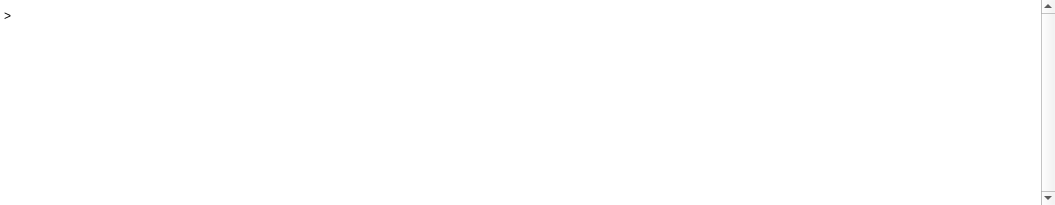
<?xml version="1.0" encoding="UTF-8"?>
<ui version="4.0">
 <class>Console</class>
 <widget class="QWidget" name="Console">
  <property name="geometry">
   <rect>
    <x>0</x>
    <y>0</y>
    <width>1055</width>
    <height>205</height>
   </rect>
  </property>
  <property name="windowTitle">
   <string>Dialog</string>
  </property>
  <property name="styleSheet">
   <string notr="true">QDialog { background: white }</string>
  </property>
  <layout class="QVBoxLayout" name="verticalLayout">
   <property name="spacing">
    <number>0</number>
   </property>
   <property name="leftMargin">
    <number>0</number>
   </property>
   <property name="topMargin">
    <number>0</number>
   </property>
   <property name="rightMargin">
    <number>0</number>
   </property>
   <property name="bottomMargin">
    <number>0</number>
   </property>
   <item>
    <widget class="QWidget" name="widget" native="true">
     <property name="sizePolicy">
      <sizepolicy hsizetype="Preferred" vsizetype="Preferred">
       <horstretch>0</horstretch>
       <verstretch>0</verstretch>
      </sizepolicy>
     </property>
     <layout class="QVBoxLayout" name="verticalLayout_2">
      <property name="spacing">
       <number>0</number>
      </property>
      <property name="leftMargin">
       <number>0</number>
      </property>
      <property name="topMargin">
       <number>0</number>
      </property>
      <property name="rightMargin">
       <number>0</number>
      </property>
      <property name="bottomMargin">
       <number>0</number>
      </property>
      <item>
       <widget class="QScrollArea" name="scrollArea">
        <property name="styleSheet">
         <string notr="true"/>
        </property>
        <property name="frameShape">
         <enum>QFrame::NoFrame</enum>
        </property>
        <property name="verticalScrollBarPolicy">
         <enum>Qt::ScrollBarAlwaysOn</enum>
        </property>
        <property name="widgetResizable">
         <bool>true</bool>
        </property>
        <widget class="QWidget" name="scrollAreaWidgetContents">
         <property name="geometry">
          <rect>
           <x>0</x>
           <y>0</y>
           <width>1040</width>
           <height>205</height>
          </rect>
         </property>
         <property name="styleSheet">
          <string notr="true">background-color: white;</string>
         </property>
         <layout class="QVBoxLayout" name="verticalLayout_3">
          <property name="spacing">
           <number>4</number>
          </property>
          <property name="leftMargin">
           <number>4</number>
          </property>
          <property name="topMargin">
           <number>4</number>
          </property>
          <property name="rightMargin">
           <number>4</number>
          </property>
          <property name="bottomMargin">
           <number>4</number>
          </property>
          <item alignment="Qt::AlignTop">
           <widget class="QWidget" name="widget_2" native="true">
            <property name="sizePolicy">
             <sizepolicy hsizetype="Preferred" vsizetype="Maximum">
              <horstretch>0</horstretch>
              <verstretch>0</verstretch>
             </sizepolicy>
            </property>
            <layout class="QVBoxLayout" name="verticalLayout_6">
             <property name="spacing">
              <number>0</number>
             </property>
             <property name="leftMargin">
              <number>0</number>
             </property>
             <property name="topMargin">
              <number>0</number>
             </property>
             <property name="rightMargin">
              <number>0</number>
             </property>
             <property name="bottomMargin">
              <number>0</number>
             </property>
             <item>
              <widget class="QWidget" name="logArea" native="true">
               <property name="sizePolicy">
                <sizepolicy hsizetype="Preferred" vsizetype="Preferred">
                 <horstretch>0</horstretch>
                 <verstretch>0</verstretch>
                </sizepolicy>
               </property>
               <property name="styleSheet">
                <string notr="true">background-color: white;</string>
               </property>
               <layout class="QVBoxLayout" name="verticalLayout_5">
                <property name="spacing">
                 <number>4</number>
                </property>
                <property name="leftMargin">
                 <number>0</number>
                </property>
                <property name="topMargin">
                 <number>0</number>
                </property>
                <property name="rightMargin">
                 <number>0</number>
                </property>
                <property name="bottomMargin">
                 <number>0</number>
                </property>
               </layout>
              </widget>
             </item>
             <item>
              <widget class="QWidget" name="inputArea" native="true">
               <property name="sizePolicy">
                <sizepolicy hsizetype="Preferred" vsizetype="Fixed">
                 <horstretch>0</horstretch>
                 <verstretch>0</verstretch>
                </sizepolicy>
               </property>
               <layout class="QHBoxLayout" name="horizontalLayout_2" stretch="0,0">
                <property name="spacing">
                 <number>0</number>
                </property>
                <property name="leftMargin">
                 <number>0</number>
                </property>
                <property name="topMargin">
                 <number>0</number>
                </property>
                <property name="rightMargin">
                 <number>0</number>
                </property>
                <property name="bottomMargin">
                 <number>0</number>
                </property>
                <item alignment="Qt::AlignTop">
                 <widget class="QLabel" name="promptGutterLabel">
                  <property name="sizePolicy">
                   <sizepolicy hsizetype="Fixed" vsizetype="Fixed">
                    <horstretch>0</horstretch>
                    <verstretch>0</verstretch>
                   </sizepolicy>
                  </property>
                  <property name="minimumSize">
                   <size>
                    <width>16</width>
                    <height>23</height>
                   </size>
                  </property>
                  <property name="maximumSize">
                   <size>
                    <width>16</width>
                    <height>23</height>
                   </size>
                  </property>
                  <property name="font">
                   <font>
                    <weight>50</weight>
                    <bold>false</bold>
                   </font>
                  </property>
                  <property name="styleSheet">
                   <string notr="true">padding: 0px 0 0 0;</string>
                  </property>
                  <property name="text">
                   <string>&gt;</string>
                  </property>
                  <property name="textFormat">
                   <enum>Qt::PlainText</enum>
                  </property>
                 </widget>
                </item>
                <item>
                 <widget class="QTextEdit" name="promptTextEdit">
                  <property name="sizePolicy">
                   <sizepolicy hsizetype="Expanding" vsizetype="Fixed">
                    <horstretch>0</horstretch>
                    <verstretch>0</verstretch>
                   </sizepolicy>
                  </property>
                  <property name="font">
                   <font>
                    <family>Inconsolata,Lucida Console,Andale Mono,Monaco</family>
                    <pointsize>-1</pointsize>
                   </font>
                  </property>
                  <property name="textColor">
                   <color>black</color>
                  </property>
                  <property name="frameShape">
                   <enum>QFrame::NoFrame</enum>
                  </property>
                  <property name="verticalScrollBarPolicy">
                   <enum>Qt::ScrollBarAlwaysOff</enum>
                  </property>
                  <property name="horizontalScrollBarPolicy">
                   <enum>Qt::ScrollBarAlwaysOff</enum>
                  </property>
                 </widget>
                </item>
               </layout>
              </widget>
             </item>
            </layout>
           </widget>
          </item>
         </layout>
        </widget>
       </widget>
      </item>
     </layout>
    </widget>
   </item>
  </layout>
 </widget>
 <resources/>
 <connections/>
</ui>
